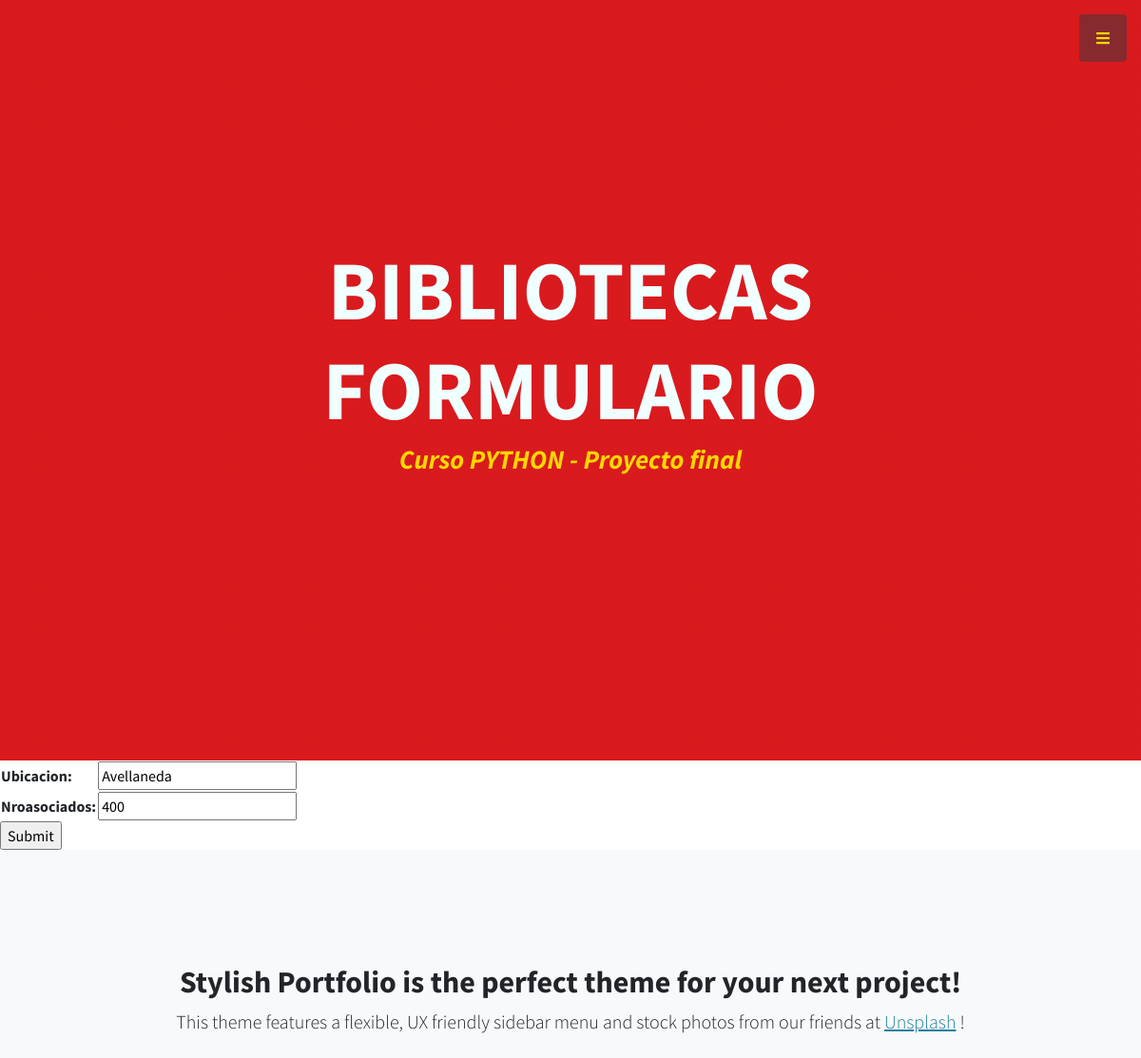
Before: /App1/editarBibliotecas/Avellaneda/ (upper part) with the older database file.
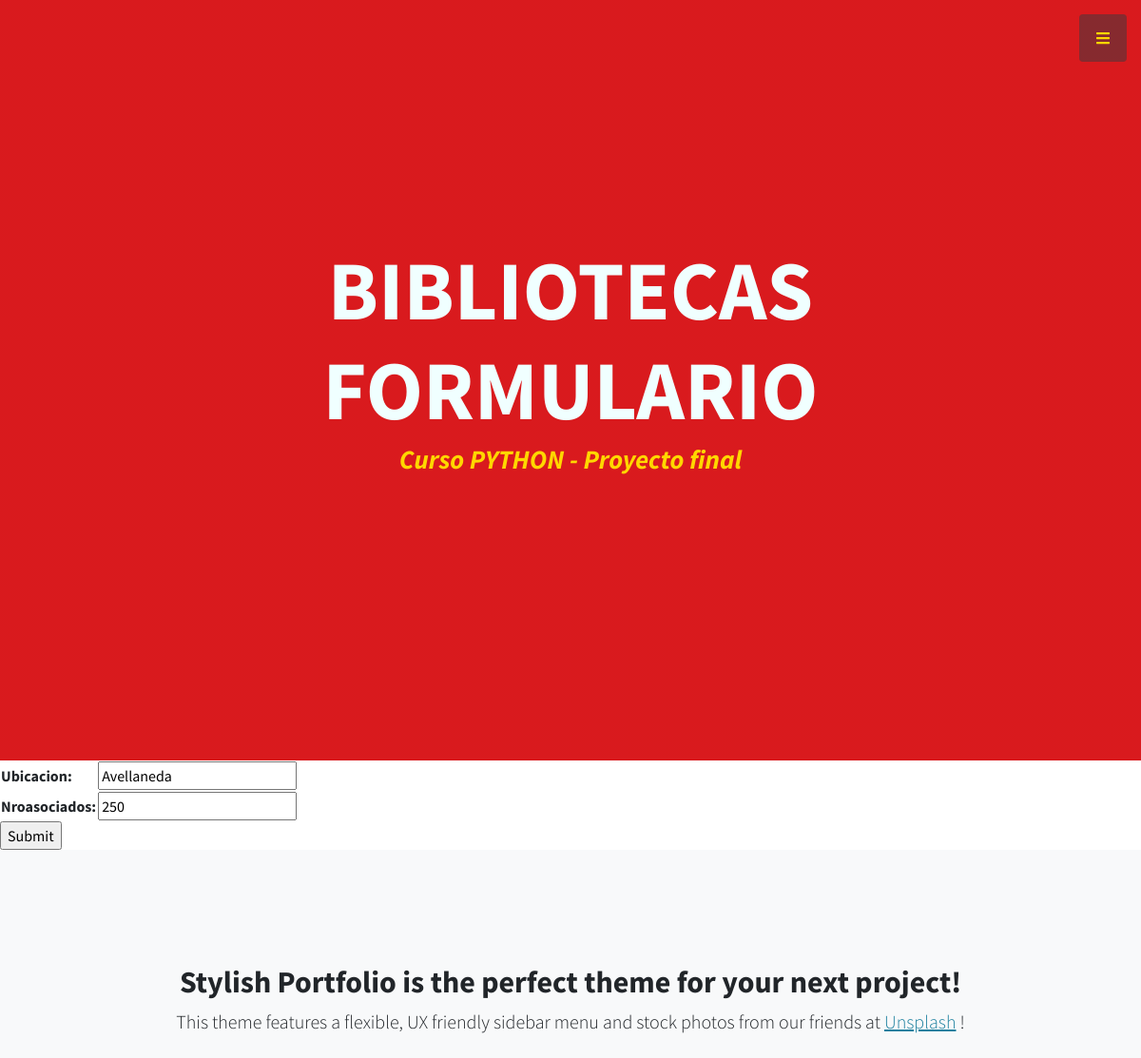
After: the same page with the newer database file.
### App1/models.py (models this page shows, shortened)
class Bibliotecas (models.Model):
     ubicacion = models.CharField(max_length=60)
     nroAsociados = models.IntegerField()

### App1/views.py (the view)
# urls.py: path('editarBibliotecas/<ubicacion_para_editar>/', views.editarBibliotecas, name="EditarBibliotecas"),
def editarBibliotecas(request, ubicacion_para_editar):
    biblioteca = Bibliotecas.objects.get(ubicacion=ubicacion_para_editar)
    if request.method == "POST":
        miFormulario = BibliotecasFormulario(request.POST)
        if miFormulario.is_valid():
            informacion = miFormulario.cleaned_data
            biblioteca.ubicacion = informacion["ubicacion"]
            biblioteca.nroAsociados = informacion["nroAsociados"]
            biblioteca.save()
            return render(request, 'App1/inicio.html')
    else:
        miFormulario = BibliotecasFormulario(initial={"ubicacion":biblioteca.ubicacion,"nroAsociados":biblioteca.nroAsociados})
    return render(request, 'App1/editarBibliotecas.html',{"miFormulario":miFormulario,"ubicacion_para_editar":ubicacion_para_editar})

### App1/forms.py
class BibliotecasFormulario(forms.Form):
    ubicacion = forms.CharField(required=True)
    nroAsociados = forms.IntegerField()

### App1/templates/App1/editarBibliotecas.html (shortened to what this page needs)
{% extends "App1/padre.html" %}
{% load static %}
{% block contenido2 %}
    <h1 class="mb-1" style="color: azure;"> BIBLIOTECAS <br> FORMULARIO </h1>
{% endblock %}
{% block contenido %}
    <form action="" method="POST">{% csrf_token %}
        <table>
        {{ miFormulario.as_table }}
        </table>
        <input type="submit" name="ENVIAR">
    </form>
{% endblock %}

Changed rows visible on the page:
changed Bibliotecas "Avellaneda": nroAsociados "400" → "250"
